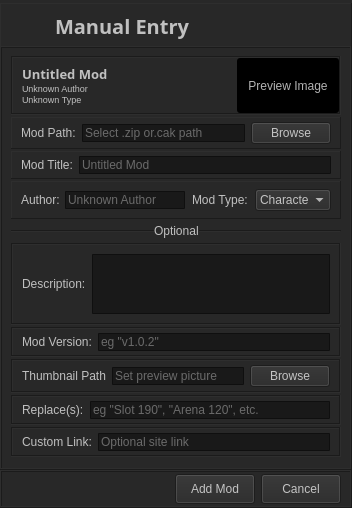
<?xml version="1.0" encoding="UTF-8"?>
<ui version="4.0">
 <class>AddItemDialog</class>
 <widget class="QWidget" name="AddItemDialog">
  <property name="geometry">
   <rect>
    <x>0</x>
    <y>0</y>
    <width>352</width>
    <height>508</height>
   </rect>
  </property>
  <property name="windowTitle">
   <string>Add Mod</string>
  </property>
  <property name="styleSheet">
   <string notr="true">QWidget{
	background-color: rgb(40, 40, 40);
	color: rgba(255,255,255,180);
}

QLineEdit{
	background-color: rgb(25, 25, 25);
	border: 1px solid rgb(15, 15, 15);
	border-radius: 1px;
}

QTextEdit{
	background-color: rgb(25, 25, 25);
	border: 1px solid rgb(15, 15, 15);
	border-radius: 1px;
}</string>
  </property>
  <layout class="QVBoxLayout" name="verticalLayout">
   <property name="spacing">
    <number>0</number>
   </property>
   <property name="leftMargin">
    <number>0</number>
   </property>
   <property name="topMargin">
    <number>0</number>
   </property>
   <property name="rightMargin">
    <number>0</number>
   </property>
   <property name="bottomMargin">
    <number>0</number>
   </property>
   <item>
    <widget class="QFrame" name="frame">
     <property name="minimumSize">
      <size>
       <width>0</width>
       <height>46</height>
      </size>
     </property>
     <property name="maximumSize">
      <size>
       <width>16777215</width>
       <height>40</height>
      </size>
     </property>
     <property name="frameShape">
      <enum>QFrame::Panel</enum>
     </property>
     <property name="frameShadow">
      <enum>QFrame::Raised</enum>
     </property>
     <property name="lineWidth">
      <number>1</number>
     </property>
     <layout class="QHBoxLayout" name="horizontalLayout">
      <property name="spacing">
       <number>0</number>
      </property>
      <property name="leftMargin">
       <number>15</number>
      </property>
      <property name="topMargin">
       <number>0</number>
      </property>
      <property name="rightMargin">
       <number>9</number>
      </property>
      <property name="bottomMargin">
       <number>0</number>
      </property>
      <item>
       <widget class="QLabel" name="iconlabel">
        <property name="maximumSize">
         <size>
          <width>27</width>
          <height>26</height>
         </size>
        </property>
        <property name="text">
         <string/>
        </property>
        <property name="pixmap">
         <pixmap resource="src/WindowHandler/WindowHandler.qrc">:/icons/logo_main_icon.ico</pixmap>
        </property>
        <property name="scaledContents">
         <bool>true</bool>
        </property>
        <property name="alignment">
         <set>Qt::AlignCenter</set>
        </property>
       </widget>
      </item>
      <item>
       <widget class="QLabel" name="mainLabel">
        <property name="font">
         <font>
          <family>Segoe UI Variable Display</family>
          <pointsize>15</pointsize>
          <weight>75</weight>
          <bold>true</bold>
         </font>
        </property>
        <property name="text">
         <string>Manual Entry</string>
        </property>
        <property name="alignment">
         <set>Qt::AlignLeading|Qt::AlignLeft|Qt::AlignVCenter</set>
        </property>
        <property name="margin">
         <number>0</number>
        </property>
        <property name="indent">
         <number>12</number>
        </property>
       </widget>
      </item>
     </layout>
    </widget>
   </item>
   <item>
    <widget class="QFrame" name="frame_2">
     <property name="frameShape">
      <enum>QFrame::Box</enum>
     </property>
     <property name="frameShadow">
      <enum>QFrame::Raised</enum>
     </property>
     <layout class="QVBoxLayout" name="verticalLayout_2">
      <property name="spacing">
       <number>0</number>
      </property>
      <property name="topMargin">
       <number>6</number>
      </property>
      <property name="bottomMargin">
       <number>0</number>
      </property>
      <item>
       <widget class="QFrame" name="frame_7">
        <property name="sizePolicy">
         <sizepolicy hsizetype="Preferred" vsizetype="Maximum">
          <horstretch>0</horstretch>
          <verstretch>0</verstretch>
         </sizepolicy>
        </property>
        <property name="minimumSize">
         <size>
          <width>0</width>
          <height>59</height>
         </size>
        </property>
        <property name="frameShape">
         <enum>QFrame::Box</enum>
        </property>
        <property name="frameShadow">
         <enum>QFrame::Sunken</enum>
        </property>
        <layout class="QHBoxLayout" name="horizontalLayout_11">
         <property name="spacing">
          <number>0</number>
         </property>
         <property name="leftMargin">
          <number>0</number>
         </property>
         <property name="topMargin">
          <number>0</number>
         </property>
         <property name="rightMargin">
          <number>0</number>
         </property>
         <property name="bottomMargin">
          <number>0</number>
         </property>
         <item>
          <widget class="QFrame" name="frame_15">
           <property name="frameShape">
            <enum>QFrame::HLine</enum>
           </property>
           <property name="frameShadow">
            <enum>QFrame::Sunken</enum>
           </property>
           <property name="lineWidth">
            <number>0</number>
           </property>
           <layout class="QVBoxLayout" name="verticalLayout_3">
            <property name="spacing">
             <number>0</number>
            </property>
            <property name="topMargin">
             <number>4</number>
            </property>
            <property name="bottomMargin">
             <number>4</number>
            </property>
            <item>
             <widget class="QLabel" name="PreviewModTitle">
              <property name="font">
               <font>
                <family>Segoe UI Variable Display</family>
                <pointsize>10</pointsize>
                <weight>75</weight>
                <bold>true</bold>
               </font>
              </property>
              <property name="text">
               <string>Untitled Mod</string>
              </property>
             </widget>
            </item>
            <item>
             <widget class="QLabel" name="PreviewModAuthor">
              <property name="font">
               <font>
                <pointsize>7</pointsize>
               </font>
              </property>
              <property name="text">
               <string>Unknown Author</string>
              </property>
             </widget>
            </item>
            <item>
             <widget class="QLabel" name="PrevieiwModType">
              <property name="font">
               <font>
                <pointsize>7</pointsize>
               </font>
              </property>
              <property name="text">
               <string>Unknown Type</string>
              </property>
             </widget>
            </item>
           </layout>
          </widget>
         </item>
         <item>
          <widget class="QLabel" name="ThumbnailLabel">
           <property name="sizePolicy">
            <sizepolicy hsizetype="Fixed" vsizetype="Fixed">
             <horstretch>0</horstretch>
             <verstretch>0</verstretch>
            </sizepolicy>
           </property>
           <property name="maximumSize">
            <size>
             <width>102</width>
             <height>55</height>
            </size>
           </property>
           <property name="styleSheet">
            <string notr="true">border-radius: 3px;
background-color: rgb(0, 0, 0);</string>
           </property>
           <property name="text">
            <string>Preview Image</string>
           </property>
           <property name="alignment">
            <set>Qt::AlignCenter</set>
           </property>
          </widget>
         </item>
        </layout>
       </widget>
      </item>
      <item>
       <widget class="QFrame" name="frame_8">
        <property name="sizePolicy">
         <sizepolicy hsizetype="Preferred" vsizetype="Maximum">
          <horstretch>0</horstretch>
          <verstretch>0</verstretch>
         </sizepolicy>
        </property>
        <property name="minimumSize">
         <size>
          <width>0</width>
          <height>20</height>
         </size>
        </property>
        <property name="frameShape">
         <enum>QFrame::Panel</enum>
        </property>
        <property name="frameShadow">
         <enum>QFrame::Raised</enum>
        </property>
        <layout class="QHBoxLayout" name="horizontalLayout_5">
         <property name="topMargin">
          <number>4</number>
         </property>
         <property name="bottomMargin">
          <number>4</number>
         </property>
         <item>
          <widget class="QLabel" name="pathlabel">
           <property name="text">
            <string>Mod Path:</string>
           </property>
          </widget>
         </item>
         <item>
          <widget class="QLineEdit" name="pathBox">
           <property name="placeholderText">
            <string>Select .zip or.cak path</string>
           </property>
          </widget>
         </item>
         <item>
          <widget class="QPushButton" name="pathBrowseButton">
           <property name="text">
            <string>Browse</string>
           </property>
          </widget>
         </item>
        </layout>
       </widget>
      </item>
      <item>
       <widget class="QFrame" name="frame_5">
        <property name="sizePolicy">
         <sizepolicy hsizetype="Preferred" vsizetype="Maximum">
          <horstretch>0</horstretch>
          <verstretch>0</verstretch>
         </sizepolicy>
        </property>
        <property name="minimumSize">
         <size>
          <width>0</width>
          <height>20</height>
         </size>
        </property>
        <property name="frameShape">
         <enum>QFrame::Panel</enum>
        </property>
        <property name="frameShadow">
         <enum>QFrame::Raised</enum>
        </property>
        <layout class="QHBoxLayout" name="horizontalLayout_4">
         <property name="topMargin">
          <number>4</number>
         </property>
         <property name="bottomMargin">
          <number>4</number>
         </property>
         <item>
          <widget class="QLabel" name="titlelabel">
           <property name="text">
            <string>Mod Title:</string>
           </property>
          </widget>
         </item>
         <item>
          <widget class="QLineEdit" name="titleBox">
           <property name="text">
            <string/>
           </property>
           <property name="placeholderText">
            <string>Untitled Mod</string>
           </property>
          </widget>
         </item>
        </layout>
       </widget>
      </item>
      <item>
       <widget class="QFrame" name="frame_9">
        <property name="sizePolicy">
         <sizepolicy hsizetype="Preferred" vsizetype="Maximum">
          <horstretch>0</horstretch>
          <verstretch>0</verstretch>
         </sizepolicy>
        </property>
        <property name="minimumSize">
         <size>
          <width>0</width>
          <height>20</height>
         </size>
        </property>
        <property name="frameShape">
         <enum>QFrame::Panel</enum>
        </property>
        <property name="frameShadow">
         <enum>QFrame::Raised</enum>
        </property>
        <layout class="QHBoxLayout" name="horizontalLayout_6">
         <property name="spacing">
          <number>5</number>
         </property>
         <property name="topMargin">
          <number>0</number>
         </property>
         <property name="bottomMargin">
          <number>0</number>
         </property>
         <item>
          <widget class="QLabel" name="authorlabel">
           <property name="minimumSize">
            <size>
             <width>0</width>
             <height>0</height>
            </size>
           </property>
           <property name="maximumSize">
            <size>
             <width>39</width>
             <height>16777215</height>
            </size>
           </property>
           <property name="text">
            <string>Author:</string>
           </property>
          </widget>
         </item>
         <item>
          <widget class="QLineEdit" name="authorBox">
           <property name="sizePolicy">
            <sizepolicy hsizetype="Maximum" vsizetype="Fixed">
             <horstretch>0</horstretch>
             <verstretch>0</verstretch>
            </sizepolicy>
           </property>
           <property name="minimumSize">
            <size>
             <width>120</width>
             <height>0</height>
            </size>
           </property>
           <property name="text">
            <string/>
           </property>
           <property name="placeholderText">
            <string>Unknown Author</string>
           </property>
          </widget>
         </item>
         <item>
          <widget class="QFrame" name="frame_14">
           <property name="sizePolicy">
            <sizepolicy hsizetype="Preferred" vsizetype="Maximum">
             <horstretch>0</horstretch>
             <verstretch>0</verstretch>
            </sizepolicy>
           </property>
           <property name="minimumSize">
            <size>
             <width>0</width>
             <height>20</height>
            </size>
           </property>
           <property name="frameShape">
            <enum>QFrame::NoFrame</enum>
           </property>
           <property name="frameShadow">
            <enum>QFrame::Plain</enum>
           </property>
           <property name="lineWidth">
            <number>0</number>
           </property>
           <layout class="QHBoxLayout" name="horizontalLayout_13">
            <property name="spacing">
             <number>4</number>
            </property>
            <property name="leftMargin">
             <number>2</number>
            </property>
            <property name="topMargin">
             <number>7</number>
            </property>
            <property name="rightMargin">
             <number>0</number>
            </property>
            <property name="bottomMargin">
             <number>7</number>
            </property>
            <item>
             <widget class="QLabel" name="label_5">
              <property name="minimumSize">
               <size>
                <width>0</width>
                <height>20</height>
               </size>
              </property>
              <property name="maximumSize">
               <size>
                <width>60</width>
                <height>16777215</height>
               </size>
              </property>
              <property name="text">
               <string>Mod Type:</string>
              </property>
             </widget>
            </item>
            <item>
             <widget class="QComboBox" name="comboBox">
              <property name="minimumSize">
               <size>
                <width>75</width>
                <height>0</height>
               </size>
              </property>
              <property name="maximumSize">
               <size>
                <width>76</width>
                <height>16777215</height>
               </size>
              </property>
              <item>
               <property name="text">
                <string>Character</string>
               </property>
              </item>
              <item>
               <property name="text">
                <string>Arena</string>
               </property>
              </item>
              <item>
               <property name="text">
                <string>Movie</string>
               </property>
              </item>
              <item>
               <property name="text">
                <string>Misc</string>
               </property>
              </item>
             </widget>
            </item>
           </layout>
          </widget>
         </item>
        </layout>
       </widget>
      </item>
      <item>
       <widget class="QFrame" name="frame_11">
        <property name="minimumSize">
         <size>
          <width>0</width>
          <height>0</height>
         </size>
        </property>
        <property name="maximumSize">
         <size>
          <width>16777215</width>
          <height>20</height>
         </size>
        </property>
        <property name="frameShape">
         <enum>QFrame::HLine</enum>
        </property>
        <property name="frameShadow">
         <enum>QFrame::Sunken</enum>
        </property>
        <layout class="QHBoxLayout" name="horizontalLayout_8">
         <property name="spacing">
          <number>0</number>
         </property>
         <property name="leftMargin">
          <number>0</number>
         </property>
         <property name="topMargin">
          <number>0</number>
         </property>
         <property name="rightMargin">
          <number>0</number>
         </property>
         <property name="bottomMargin">
          <number>0</number>
         </property>
         <item>
          <spacer name="horizontalSpacer_2">
           <property name="orientation">
            <enum>Qt::Horizontal</enum>
           </property>
           <property name="sizeHint" stdset="0">
            <size>
             <width>140</width>
             <height>11</height>
            </size>
           </property>
          </spacer>
         </item>
         <item>
          <widget class="QLabel" name="label_13">
           <property name="text">
            <string>Optional</string>
           </property>
          </widget>
         </item>
         <item>
          <spacer name="horizontalSpacer_3">
           <property name="orientation">
            <enum>Qt::Horizontal</enum>
           </property>
           <property name="sizeHint" stdset="0">
            <size>
             <width>140</width>
             <height>11</height>
            </size>
           </property>
          </spacer>
         </item>
        </layout>
       </widget>
      </item>
      <item>
       <widget class="QFrame" name="frame_10">
        <property name="sizePolicy">
         <sizepolicy hsizetype="Preferred" vsizetype="Maximum">
          <horstretch>0</horstretch>
          <verstretch>0</verstretch>
         </sizepolicy>
        </property>
        <property name="minimumSize">
         <size>
          <width>0</width>
          <height>72</height>
         </size>
        </property>
        <property name="frameShape">
         <enum>QFrame::Box</enum>
        </property>
        <property name="frameShadow">
         <enum>QFrame::Sunken</enum>
        </property>
        <layout class="QHBoxLayout" name="horizontalLayout_7">
         <item>
          <widget class="QLabel" name="desclabel">
           <property name="text">
            <string>Description:</string>
           </property>
          </widget>
         </item>
         <item>
          <widget class="QTextEdit" name="descBox">
           <property name="sizePolicy">
            <sizepolicy hsizetype="Expanding" vsizetype="Maximum">
             <horstretch>0</horstretch>
             <verstretch>0</verstretch>
            </sizepolicy>
           </property>
           <property name="minimumSize">
            <size>
             <width>0</width>
             <height>60</height>
            </size>
           </property>
           <property name="maximumSize">
            <size>
             <width>16777215</width>
             <height>60</height>
            </size>
           </property>
          </widget>
         </item>
        </layout>
       </widget>
      </item>
      <item>
       <widget class="QFrame" name="frame_6">
        <property name="sizePolicy">
         <sizepolicy hsizetype="Preferred" vsizetype="Maximum">
          <horstretch>0</horstretch>
          <verstretch>0</verstretch>
         </sizepolicy>
        </property>
        <property name="minimumSize">
         <size>
          <width>0</width>
          <height>20</height>
         </size>
        </property>
        <property name="frameShape">
         <enum>QFrame::Box</enum>
        </property>
        <property name="frameShadow">
         <enum>QFrame::Sunken</enum>
        </property>
        <layout class="QHBoxLayout" name="horizontalLayout_2">
         <property name="topMargin">
          <number>4</number>
         </property>
         <property name="bottomMargin">
          <number>4</number>
         </property>
         <item>
          <widget class="QLabel" name="versionlabel">
           <property name="text">
            <string>Mod Version:</string>
           </property>
          </widget>
         </item>
         <item>
          <widget class="QLineEdit" name="versionBox">
           <property name="placeholderText">
            <string>eg &quot;v1.0.2&quot;</string>
           </property>
          </widget>
         </item>
        </layout>
       </widget>
      </item>
      <item>
       <widget class="QFrame" name="frame_13">
        <property name="sizePolicy">
         <sizepolicy hsizetype="Preferred" vsizetype="Maximum">
          <horstretch>0</horstretch>
          <verstretch>0</verstretch>
         </sizepolicy>
        </property>
        <property name="minimumSize">
         <size>
          <width>0</width>
          <height>20</height>
         </size>
        </property>
        <property name="frameShape">
         <enum>QFrame::Box</enum>
        </property>
        <property name="frameShadow">
         <enum>QFrame::Sunken</enum>
        </property>
        <layout class="QHBoxLayout" name="horizontalLayout_10">
         <property name="topMargin">
          <number>4</number>
         </property>
         <property name="bottomMargin">
          <number>4</number>
         </property>
         <item>
          <widget class="QLabel" name="previewpathlabel">
           <property name="text">
            <string>Thumbnail Path</string>
           </property>
          </widget>
         </item>
         <item>
          <widget class="QLineEdit" name="thumbnailBox">
           <property name="placeholderText">
            <string>Set preview picture</string>
           </property>
          </widget>
         </item>
         <item>
          <widget class="QPushButton" name="thumbnailBrowseButton">
           <property name="text">
            <string>Browse</string>
           </property>
          </widget>
         </item>
        </layout>
       </widget>
      </item>
      <item>
       <widget class="QFrame" name="frame_4">
        <property name="sizePolicy">
         <sizepolicy hsizetype="Preferred" vsizetype="Maximum">
          <horstretch>0</horstretch>
          <verstretch>0</verstretch>
         </sizepolicy>
        </property>
        <property name="minimumSize">
         <size>
          <width>0</width>
          <height>20</height>
         </size>
        </property>
        <property name="frameShape">
         <enum>QFrame::Box</enum>
        </property>
        <property name="frameShadow">
         <enum>QFrame::Sunken</enum>
        </property>
        <layout class="QHBoxLayout" name="horizontalLayout_3">
         <property name="topMargin">
          <number>4</number>
         </property>
         <property name="bottomMargin">
          <number>4</number>
         </property>
         <item>
          <widget class="QLabel" name="replacelabel">
           <property name="text">
            <string>Replace(s):</string>
           </property>
          </widget>
         </item>
         <item>
          <widget class="QLineEdit" name="replaceBox">
           <property name="placeholderText">
            <string>eg &quot;Slot 190&quot;, &quot;Arena 120&quot;, etc.</string>
           </property>
          </widget>
         </item>
        </layout>
       </widget>
      </item>
      <item>
       <widget class="QFrame" name="frame_12">
        <property name="sizePolicy">
         <sizepolicy hsizetype="Preferred" vsizetype="Maximum">
          <horstretch>0</horstretch>
          <verstretch>0</verstretch>
         </sizepolicy>
        </property>
        <property name="minimumSize">
         <size>
          <width>0</width>
          <height>20</height>
         </size>
        </property>
        <property name="frameShape">
         <enum>QFrame::Box</enum>
        </property>
        <property name="frameShadow">
         <enum>QFrame::Sunken</enum>
        </property>
        <layout class="QHBoxLayout" name="horizontalLayout_9">
         <property name="topMargin">
          <number>4</number>
         </property>
         <property name="bottomMargin">
          <number>4</number>
         </property>
         <item>
          <widget class="QLabel" name="linklabel">
           <property name="text">
            <string>Custom Link:</string>
           </property>
          </widget>
         </item>
         <item>
          <widget class="QLineEdit" name="siteLinkBox">
           <property name="text">
            <string/>
           </property>
           <property name="placeholderText">
            <string>Optional site link</string>
           </property>
          </widget>
         </item>
        </layout>
       </widget>
      </item>
     </layout>
    </widget>
   </item>
   <item>
    <widget class="QFrame" name="frame_3">
     <property name="minimumSize">
      <size>
       <width>0</width>
       <height>36</height>
      </size>
     </property>
     <property name="maximumSize">
      <size>
       <width>16777215</width>
       <height>38</height>
      </size>
     </property>
     <property name="frameShape">
      <enum>QFrame::Box</enum>
     </property>
     <property name="frameShadow">
      <enum>QFrame::Raised</enum>
     </property>
     <layout class="QHBoxLayout" name="horizontalLayout_12">
      <property name="topMargin">
       <number>2</number>
      </property>
      <property name="bottomMargin">
       <number>2</number>
      </property>
      <item>
       <spacer name="horizontalSpacer">
        <property name="orientation">
         <enum>Qt::Horizontal</enum>
        </property>
        <property name="sizeHint" stdset="0">
         <size>
          <width>155</width>
          <height>17</height>
         </size>
        </property>
       </spacer>
      </item>
      <item>
       <widget class="QPushButton" name="addModButton">
        <property name="minimumSize">
         <size>
          <width>0</width>
          <height>30</height>
         </size>
        </property>
        <property name="text">
         <string>Add Mod</string>
        </property>
       </widget>
      </item>
      <item>
       <widget class="QPushButton" name="cancelButton">
        <property name="minimumSize">
         <size>
          <width>0</width>
          <height>30</height>
         </size>
        </property>
        <property name="text">
         <string>Cancel</string>
        </property>
       </widget>
      </item>
     </layout>
    </widget>
   </item>
  </layout>
 </widget>
 <resources>
  <include location="src/WindowHandler/WindowHandler.qrc"/>
 </resources>
 <connections/>
</ui>
